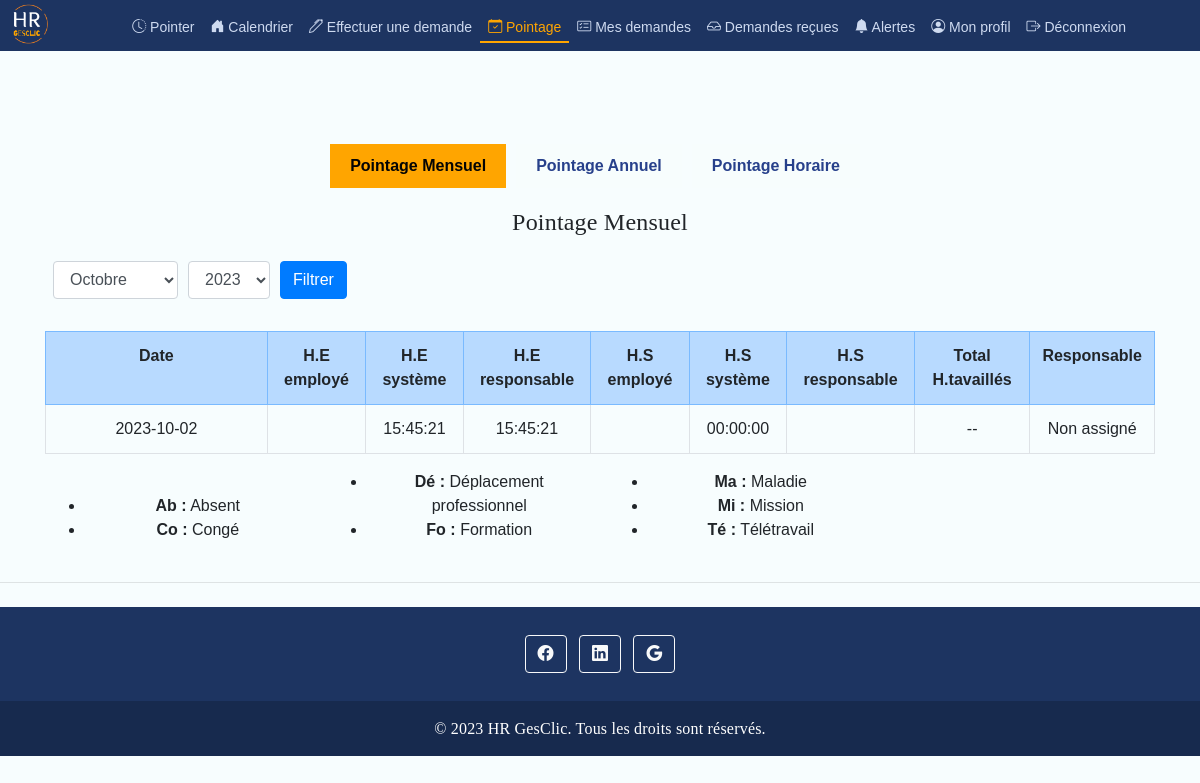
The page /pointage.php (signed in) on the database its author committed.
### tables this page shows
CREATE TABLE `pointer` (
  `point_id` int(11) NOT NULL,
  `date` date NOT NULL,
  `h_entree` time DEFAULT NULL,
  `h_entree_sys` time NOT NULL,
  `h_entree_chef` time DEFAULT NULL,
  `h_sortie` time DEFAULT NULL,
  `h_sortie_sys` time NOT NULL,
  `h_sortie_chef` time DEFAULT NULL,
  `chef_id` int(11) DEFAULT NULL,
  `statut` varchar(30) NOT NULL DEFAULT 'Absent',
  `employe_id` int(11) DEFAULT NULL
);

### monthly_table.php (the view, shortened to what this page needs)
<h4 id="monthlyTitle" class="text-center mb-4">Pointage Mensuel</h4>
<form method="post" class="ml-2 mb-4 "  id="monthlyForm">
  <div class="form-row align-items-center">
    <div class="col-auto">
        <select class="form-control mb-2" id="month" name="month">
                <?php
                    $frenchMonths = array(
                        1 => 'Janvier', 2 => 'Février', 3 => 'Mars', 4 => 'Avril', 5 => 'Mai', 6 => 'Juin',
                        7 => 'Juillet', 8 => 'Août', 9 => 'Septembre', 10 => 'Octobre', 11 => 'Novembre', 12 => 'Décembre'
                    );
                    for ($m = 1; $m <= 12; $m++) {
                        $selected = "";
                        if (isset($_POST['month']) && $_POST['month'] == $m) {
                            $selected = "selected";
                        } elseif (!isset($_POST['month']) && $m == date('n')) {
                            $selected = "selected";
                        }
                        echo "<option value='$m' $selected>{$frenchMonths[$m]}</option>";
                    }
                ?>
        </select>
    </div>
    <div class="col-auto">
        <select class="form-control mb-2" id="year" name="year">
            <?php
                $current_year = date('Y');
                for ($y = $current_year; $y >= 2020; $y--) {
                    $selected = "";
                    if (isset($_POST['year']) && $_POST['year'] == $y) {
                        $selected = "selected";
                    } elseif (!isset($_POST['year']) && $y == date('Y')) {
                        $selected = "selected";
                    }
                    echo "<option value='$y' $selected>$y</option>";
                }
            ?>
        </select>
    </div>
    <div class="col-auto">
      <button type="submit" class="btn btn-primary mb-2">Filtrer</button>
    </div>
  </div>
</form>
<table id="monthlyTable" class="table table-bordered " style="width:100%">
<tr class="table-primary">
        <th style="width: 20%;">Date</th>
        <th>H.E employé </th>
        <th>H.E système </th>
        <th>H.E responsable</th>
        <th>H.S employé</th>
        <th>H.S système</th>
        <th>H.S responsable</th>
        <th>Total H.tavaillés </th>
        <th>Responsable</th>
    </tr>
<?php
          $selected_month = isset($_POST['month']) ? $_POST['month'] : date('n');
          $selected_year = isset($_POST['year']) ? $_POST['year'] : date('Y');
          $start_date = date('Y-m-d', strtotime("$selected_year-$selected_month-01"));
          $end_date = date('Y-m-t', strtotime("$selected_year-$selected_month-01"));
            if (isset($_SESSION['user_id'])) {
                    $employe_id = $_SESSION['user_id'];
                    $sql = "SELECT p.*, e.nom AS chef_nom FROM pointer p
                    LEFT JOIN employe e ON p.chef_id = e.employe_id
                    WHERE p.employe_id = '$employe_id' AND p.date BETWEEN '$start_date' AND '$end_date'";
                    $result_point = mysqli_query($conn, $sql);
                if ($result_point && mysqli_num_rows($result_point) > 0) {
                    foreach ($result_point as $row) {
                        $heure_arrivee = new DateTime($row['h_entree_chef']);
                        $heure_depart = $row['h_sortie_chef'] ? new DateTime($row['h_sortie_chef']) : null;
                        if ($heure_depart !== null) {
                            $interval = $heure_arrivee->diff($heure_depart);
                            $heures_travaillees = $interval->format('%h h %i min');
                        } else {
                            $heures_travaillees = '--';
                        }
                        echo "<tr style='display: " . ($rowIndex > $rowsPerPage ? 'none' : 'table-row') . ";'>";
                            echo "<td>{$row['date']}</td>";
                            echo "<td>{$row['h_entree']}</td>";
                            echo "<td>{$row['h_entree_sys']}</td>";
                            echo "<td>{$row['h_entree_chef']}</td>";
                            echo "<td>{$row['h_sortie']}</td>";
                            echo "<td>{$row['h_sortie_sys']}</td>";
                            echo "<td>{$row['h_sortie_chef']}</td>";
                            echo "<td>$heures_travaillees</td>";
                            echo "<td>" . ($row['chef_nom'] ? $row['chef_nom'] : 'Non assigné') . "</td>";
                        echo "</tr>";
                    }
                } else {
                    echo "<tr><td colspan='8' class='text-center'>Aucun enregistrement de pointage disponible pour ce mois</td></tr>";
                }
            } else {
                echo "<tr><td colspan='8' class='text-center'>Vous devez vous connecter pour accéder à cette page</td></tr>";
            }
?>
</table>

### css/landing.css (style rules this page uses)
body, html { height: 100%; font-family: Poppins , Poppins-Regular , sans-serif; }
h1,h2,h3,h4,h5,h6 { margin: 2px; font-family: Poppins , Poppins-Regular ; letter-spacing: 0.20px; }
table { width: 100%; border-collapse: collapse; margin-bottom: 30px; }
th, td { padding: 8px; text-align: center; vertical-align: middle; }
table:not(.hidden) { display: table; }

### rows shown on the page
pointer: date "2023-10-02", h_entree_sys "15:45:21", h_entree_chef "15:45:21", h_sortie_sys "00:00:00", heures_travaillees "--"

### other values the page prints
form field month "Octobre"
form field year "2023"
